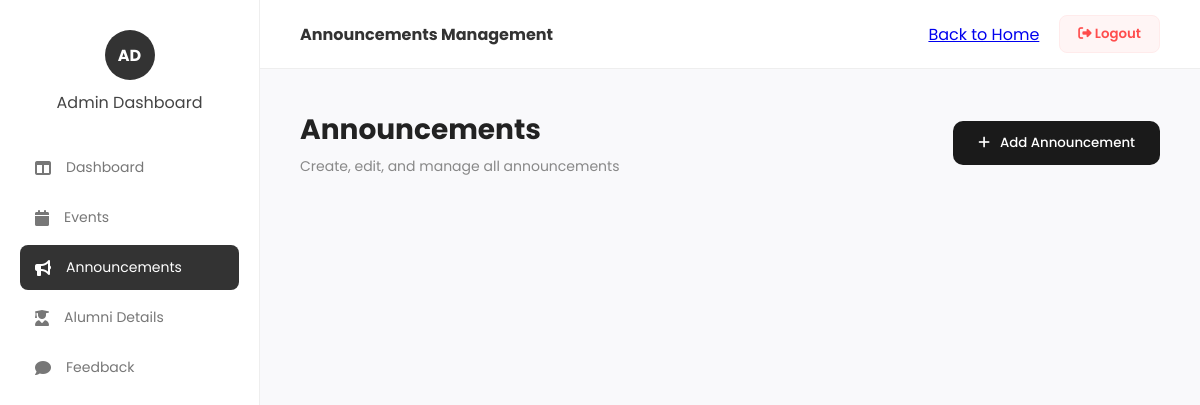
Before: /alumni_app/admin/announcements/ with the older database file.
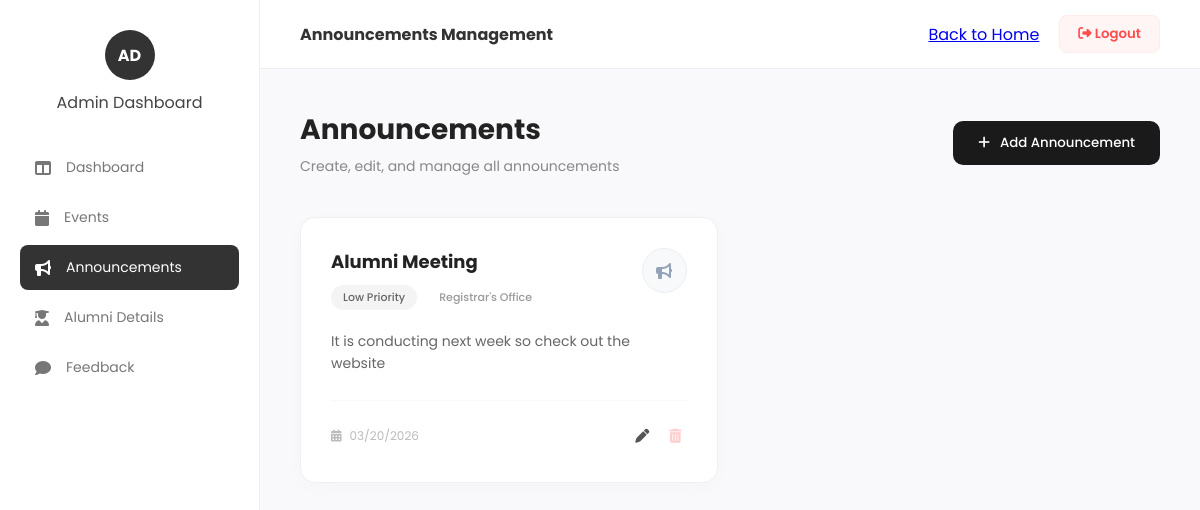
After: the same page with the newer database file.
### Alumni_app/models.py (models this page shows, shortened)
class Announcement(models.Model):
    title = models.CharField(max_length=200)
    message = models.TextField()
    image_url = models.URLField(blank=True)
    posted_on = models.DateField(auto_now_add=True)

### Alumni_app/views.py (the view)
# urls.py: path("admin/announcements/", views.announcements_page, name="announcements_page"),
def announcements_page(request):
    announcements = Announcement.objects.all().order_by('-posted_on')
    context = {
        'announcements': announcements
    }
    return render(request, 'admin_announcements.html', context)

### Alumni_app/templates/admin_announcements.html (shortened to what this page needs)
{% load static %}
<!DOCTYPE html>
<html lang="en">
<head>
    <link rel="stylesheet" href="{% static 'admin_announcements.css' %}">
    <link rel="stylesheet" href="https://cdnjs.cloudflare.com/ajax/libs/font-awesome/6.5.0/css/all.min.css">
</head>
<body>
<div class="dashboard-container">
    <div class="sidebar">
        <div class="admin-profile">
            <div class="circle">AD</div>
            <p>Admin Dashboard</p>
        </div>
        <ul class="menu">
            <li><a href="{% url 'admin_dashboard' %}"><i class="fa-solid fa-table-columns"></i> Dashboard</a></li>
            <li><a href="{% url 'admin_events' %}"><i class="fa-solid fa-calendar"></i> Events</a></li>
            <li class="active"><a href="{% url 'announcements_page' %}"><i class="fa-solid fa-bullhorn"></i> Announcements</a></li>
            <li><a href="{% url 'admin_view_alumni' %}"><i class="fa-solid fa-user-graduate"></i> Alumni Details</a></li>
            <li><a href="{% url 'admin_feedback' %}"><i class="fa-solid fa-comment"></i> Feedback</a></li>
        </ul>
    </div>
    <div class="main-content">
        <div class="topbar">
            <h2>Announcements Management</h2>
            <div class="top-links">
                <a href="{% url 'index' %}" class="back-link">Back to Home</a>
                <button class="logout-btn" onclick="location.href='{% url 'logout' %}'">
                    <i class="fa-solid fa-right-from-bracket"></i> Logout
                </button>
            </div>
        </div>
        <div class="announcement-header">
            <div class="header-text">
                <h1>Announcements</h1>
                <p>Create, edit, and manage all announcements</p>
            </div>
            <button onclick="openAddPopup()" class="add-btn">
                <i class="fa-solid fa-plus"></i> Add Announcement
            </button>
        </div>
        <div class="announcement-grid">
            {% for a in announcements %}
            <div class="announcement-card">
                <div class="card-top">
                    <div class="title-section">
                        <h3>{{ a.title }}</h3>
                        <div class="meta-tags">
                            <span class="badge priority">Low Priority</span>
                            <span class="badge dept">{{ a.department|default:"Registrar's Office" }}</span>
                        </div>
                    </div>
                    <div class="icon-circle">
                        <i class="fa-solid fa-bullhorn"></i>
                    </div>
                </div>
                <div class="card-body">
                    <p>{{ a.message }}</p>
                </div>
                <div class="card-footer">
                    <div class="footer-left">
                        <i class="fa-solid fa-calendar-days"></i> <span>{{ a.posted_on|date:"m/d/Y" }}</span>
                    </div>
                    <div class="footer-actions">
                        <button class="action-btn edit" onclick="openEditPopup('{{a.id}}','{{a.title}}','{{a.message}}')">
                            <i class="fa-solid fa-pen"></i>
                        </button>
                        <form method="POST" action="{% url 'delete_announcement' a.id %}" style="display:inline;">
                            <button type="submit" class="action-btn delete" onclick="return confirm('Delete this?')">
                                <i class="fa-solid fa-trash-can"></i>
                            </button>
                        </form>
                    </div>
                </div>
            </div>
            {% endfor %}
        </div>
    </div>
</div>
</body>
</html>

### Alumni_app/static/admin_announcements.css (style rules this page uses)
* { margin: 0; padding: 0; box-sizing: border-box; font-family: 'Poppins', sans-serif; }
body { background-color: #f9f9fb; color: #444; }
.dashboard-container { display: flex; min-height: 100vh; }
.sidebar { width: 260px; background: white; border-right: 1px solid #eee; position: fixed; height: 100vh; padding: 30px 0; }
.admin-profile { text-align: center; margin-bottom: 30px; }
.circle { width: 50px; height: 50px; background: #333; color: white; border-radius: 50%; display: flex; align-items: center; justify-content: center; margin: 0 auto 10px; font-weight: bold; }
.menu { list-style: none; padding: 0 20px; }
.menu li { margin-bottom: 5px; }
.menu li a { display: flex; align-items: center; padding: 12px 15px; color: #777; text-decoration: none; border-radius: 8px; transition: 0.3s; font-size: 14px; }
.menu li i { margin-right: 15px; font-size: 16px; }
.menu li.active a { background: #333; color: white; }
.main-content { flex: 1; margin-left: 260px; padding-bottom: 50px; }
.topbar { background: white; padding: 15px 40px; display: flex; justify-content: space-between; align-items: center; border-bottom: 1px solid #eee; }
.topbar h2 { font-size: 16px; color: #333; }
.top-links { display: flex; align-items: center; gap: 20px; }
.logout-btn { background: #fff5f5; color: #ff4d4d; border: 1px solid #ffebeb; padding: 8px 18px; border-radius: 8px; cursor: pointer; font-weight: 600; }
.announcement-header { padding: 40px; display: flex; justify-content: space-between; align-items: center; }
.header-text h1 { font-size: 28px; color: #222; margin-bottom: 5px; }
.header-text p { color: #888; font-size: 14px; }
.add-btn { background: #1a1a1a; color: white; border: none; padding: 12px 25px; border-radius: 10px; cursor: pointer; font-weight: 500; display: flex; align-items: center; gap: 10px; transition: 0.3s; }
.announcement-grid { display: grid; grid-template-columns: 1fr 1fr; gap: 25px; padding: 0 40px; }
.announcement-card { background: white; border-radius: 15px; padding: 30px; border: 1px solid #f0f0f0; box-shadow: 0 4px 20px rgba(0,0,0,0.02); display: flex; flex-direction: column; transition: 0.3s; }
.card-top { display: flex; justify-content: space-between; margin-bottom: 20px; }
.title-section h3 { font-size: 18px; color: #222; margin-bottom: 10px; }
.meta-tags { display: flex; gap: 10px; }
.badge { font-size: 11px; padding: 4px 12px; border-radius: 20px; font-weight: 500; }
.priority { background: #f4f4f4; color: #666; }
.dept { background: white; color: #999; }
.icon-circle { width: 45px; height: 45px; background: #f8f9fa; border-radius: 50%; display: flex; align-items: center; justify-content: center; color: #94a3b8; border: 1px solid #eee; }
.card-body p { font-size: 14px; line-height: 1.6; color: #666; margin-bottom: 25px; }
.card-footer { border-top: 1px solid #f9f9f9; padding-top: 20px; display: flex; justify-content: space-between; align-items: center; }
.footer-left { font-size: 12px; color: #bbb; display: flex; align-items: center; gap: 8px; }
.footer-actions { display: flex; gap: 10px; }
.action-btn { background: none; border: none; cursor: pointer; font-size: 14px; padding: 5px; transition: 0.2s; }
.edit { color: #555; }
.delete { color: #ffcccc; }

Changed rows visible on the page:
added Announcement: title "Alumni Meeting", department "Registrar's Office", message "It is conducting next week so check out the website", posted_on "03/20/2026"
